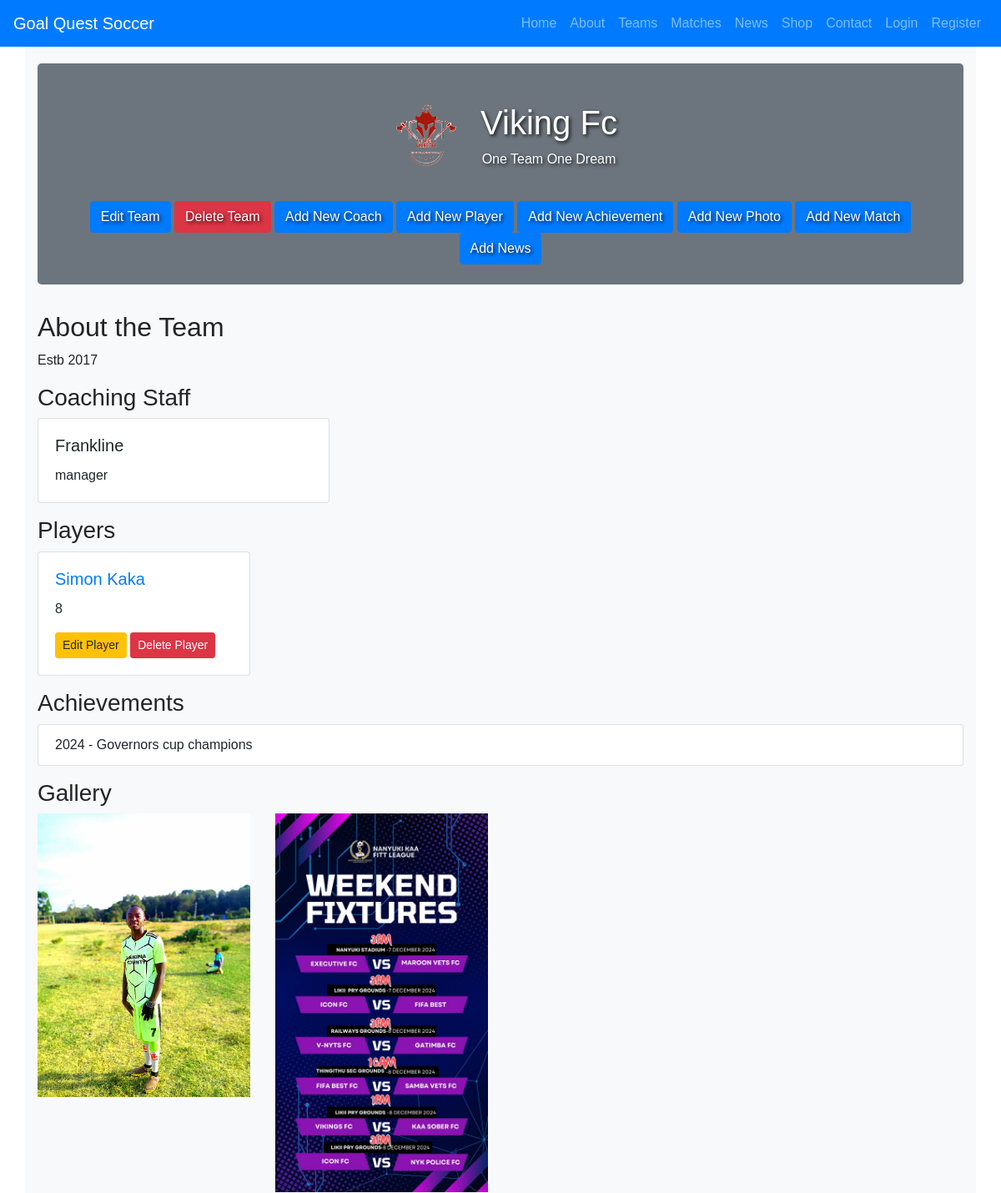
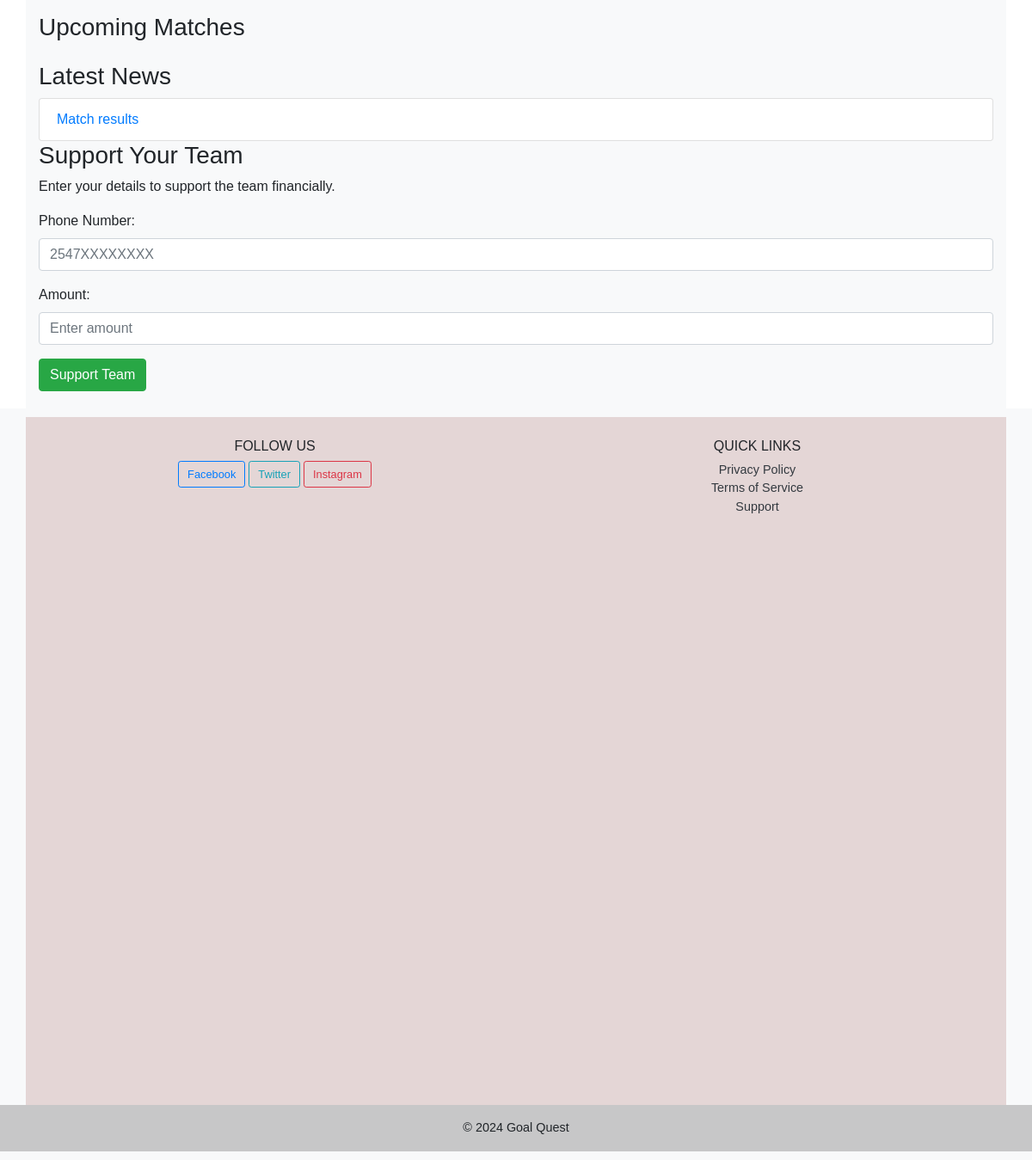
The app's page /team/1/ with its own data (2 pictures, top to bottom).
### QuestApp/models.py (models this page shows, shortened)
class Team(models.Model):
    name = models.CharField(max_length=100)
    slogan = models.CharField(max_length=255)
    history = models.TextField()
    image = models.ImageField(upload_to='team_images/', null=True, blank=True)
    coaches = models.ManyToManyField('Coach')
    logo = models.ImageField(upload_to='team_logos/', null=True, blank=True)
    players = models.ManyToManyField('Player')
    achievements = models.ManyToManyField('Achievement')
    photos = models.ManyToManyField('Photo', related_name='team_photos')
    upcoming_matches = models.ManyToManyField('Match', related_name='upcoming_matches')
    news = models.ManyToManyField('News')

class Coach(models.Model):
    name = models.CharField(max_length=100)
    role = models.CharField(max_length=100)

class Player(models.Model):
    name = models.CharField(max_length=100)
    position = models.CharField(max_length=50)
    biography = models.TextField()
    goals = models.IntegerField()
    assists = models.IntegerField()
    appearances = models.IntegerField()
    highlights = models.ManyToManyField('Highlight')
    photos = models.ManyToManyField('Photo', related_name='player_photos')
    news = models.ManyToManyField('News')
    is_key_player = models.BooleanField(default=False)  # Add a field to mark key players

class Achievement(models.Model):
    year = models.IntegerField()
    title = models.CharField(max_length=100)

class Photo(models.Model):
    image = models.ImageField(upload_to='team_images/', null=True, blank=True, default='default.jpg')
    caption = models.CharField(max_length=255)

class News(models.Model):
    title = models.CharField(max_length=255)
    url = models.URLField()

### QuestApp/views.py (the view)
# urls.py: path('team/<int:team_id>/', views.team_profile, name='team_profile'),
def team_profile(request, team_id):
    team = get_object_or_404(Team, pk=team_id)
    return render(request, 'team_profile.html', {'team': team})

### templates/team_profile.html (shortened to what this page needs)
{% extends 'base.html' %}
    {% load static %}
{% block content %}
<div class="container bg-light" >
    <div class="jumbotron text-center bg-secondary text-white py-4">
        <div class="d-flex align-items-center justify-content-center">
            {% if team.logo %}
                <img src="{{ team.logo.url }}" class="img-fluid mr-3" alt="{{ team.name }}" style="width: 100px; height: auto;">
            {% endif %}
            <div>
                <h1>{{ team.name }}</h1>
                <p>{{ team.slogan }}</p>
            </div>
        </div>
        <a href="{% url 'edit_team' team.id %}" class="btn btn-primary">Edit Team</a>
        <a href="{% url 'delete_team' team.id %}" class="btn btn-danger">Delete Team</a>
        <a href="{% url 'add_coach' team.id %}" class="btn btn-primary">Add New Coach</a>
        <a href="{% url 'add_player' team.id %}" class="btn btn-primary">Add New Player</a>
        <a href="{% url 'add_achievement' team.id %}" class="btn btn-primary">Add New Achievement</a>
        <a href="{% url 'add_photo' team.id %}" class="btn btn-primary">Add New Photo</a>
        <a href="{% url 'add_match' team.id %}" class="btn btn-primary">Add New Match</a>
        <a href="{% url 'add_news' team.id %}" class="btn btn-primary">Add News</a>
    </div>
    <div class="team-profile">
        <h2>About the Team</h2>
        <p>{{ team.history }}</p>
        <h3>Coaching Staff</h3>
        <div class="row">
            {% for coach in team.coaches.all %}
            <div class="col-md-4 mb-3">
                <div class="card">
                    <div class="card-body">
                        <h5 class="card-title">{{ coach.name }}</h5>
                        <p class="card-text">{{ coach.role }}</p>
                    </div>
                </div>
            </div>
            {% endfor %}
        </div>
        <h3>Players</h3>
        <div class="row">
            {% for player in team.players.all %}
            <div class="col-md-3 mb-3">
                <div class="card">
                    <div class="card-body">
                        <h5 class="card-title"><a href="{% url 'player_profile' player.id %}">{{ player.name }}</a></h5>
                        <p class="card-text">{{ player.position }}</p>
                        <a href="{% url 'edit_player' player.id %}" class="btn btn-sm btn-warning">Edit Player</a>
                        <a href="{% url 'delete_player' player.id %}" class="btn btn-sm btn-danger">Delete Player</a>
                    </div>
                </div>
            </div>
            {% endfor %}
        </div>
        <h3>Achievements</h3>
        <ul class="list-group mb-3">
            {% for achievement in team.achievements.all %}
            <li class="list-group-item">{{ achievement.year }} - {{ achievement.title }}</li>
            {% endfor %}
        </ul>
        <h3>Gallery</h3>
        <div class="row">
            {% for photo in team.photos.all %}
            <div class="col-md-3 mb-3">
                <img src="{{ photo.image.url }}" class="img-fluid" alt="{{ photo.caption }}">
            </div>
            {% endfor %}
        </div>
        <h3>Upcoming Matches</h3>
        <h3>Latest News</h3>
        <ul class="list-group">
            {% for news in team.news.all %}
            <li class="list-group-item"><a href="{{ news.url }}">{{ news.title }}</a></li>
            {% endfor %}
        </ul>
        <h3>Support Your Team</h3>
        <div class="support-section">
            <p>Enter your details to support the team financially.</p>
            <form method="post" action="{% url 'support_team' team.id %}">
                <div class="form-group">
                    <label for="phone_number">Phone Number:</label>
                    <input type="text" class="form-control" id="phone_number" name="phone_number" placeholder="2547XXXXXXXX">
                </div>
                <div class="form-group">
                    <label for="amount">Amount:</label>
                    <input type="number" class="form-control" id="amount" name="amount" placeholder="Enter amount">
                </div>
                <button type="submit" class="btn btn-success">Support Team</button>
            </form>
        </div>
    </div>
</div>
{% endblock %}

### templates/base.html (shortened to what this page needs)
<!DOCTYPE html>
<html lang="en">
<head>
    {% load static %}
    <link href="https://stackpath.bootstrapcdn.com/bootstrap/4.5.2/css/bootstrap.min.css" rel="stylesheet">
    <link href="{% static 'style.css' %}" rel="stylesheet">
</head>
<body>
    <header>
        <nav class="navbar navbar-expand-lg navbar-dark bg-primary">
            <a class="navbar-brand" href="{% url 'home' %}">Goal Quest Soccer</a>
            <div class="collapse navbar-collapse" id="navbarNav">
                <ul class="navbar-nav ml-auto">
                    <li class="nav-item"><a class="nav-link" href="{% url 'home' %}">Home</a></li>
                    <li class="nav-item"><a class="nav-link" href="{% url 'about' %}">About</a></li>
                    <li class="nav-item"><a class="nav-link" href="{% url 'team_list' %}">Teams</a></li>
                    <li class="nav-item"><a class="nav-link" href="{% url 'match_list' %}">Matches</a></li>
                    <li class="nav-item"><a class="nav-link" href="{% url 'news_list' %}">News</a></li>
                    <li class="nav-item"><a class="nav-link" href="{% url 'shop_home' %}">Shop</a></li>
                    <li class="nav-item"><a class="nav-link" href="{% url 'contact' %}">Contact</a></li>
                    {% if user.is_authenticated %}
                        <li class="nav-item"><a class="nav-link" href="{% url 'cart_detail' %}">Cart</a></li>
                        <li class="nav-item"><a class="nav-link" href="{% url 'logout' %}">Logout</a></li>
                    {% else %}
                        <li class="nav-item"><a class="nav-link" href="{% url 'login' %}">Login</a></li>
                        <li class="nav-item"><a class="nav-link" href="{% url 'register' %}">Register</a></li>
                    {% endif %}
                </ul>
            </div>
        </nav>
    </header>
    <main>
        {% block content %}
        {% endblock %}
    </main>
    <footer class="footer bg-light text-center text-lg-start">
        <div class="container p-4">
            <div class="row">
                <div class="col-lg-6 col-md-12 mb-4 mb-md-0">
                    <h5 class="text-uppercase">Follow Us</h5>
                    <a href="https://web.facebook.com/mfm.twostars" class="btn btn-outline-primary btn-sm">Facebook</a>
                    <a href="https://x.com/MFMtwostars" class="btn btn-outline-info btn-sm">Twitter</a>
                    <a href="https://www.instagram.com/twostarsmfm?igsh=YzljYTk1ODg3Zg==" class="btn btn-outline-danger btn-sm">Instagram</a>
                </div>
                <div class="col-lg-6 col-md-12 mb-4 mb-md-0">
                    <h5 class="text-uppercase">Quick Links</h5>
                    <ul class="list-unstyled mb-0">
                        <li><a href="{% url 'privacy' %}" class="text-dark">Privacy Policy</a></li>
                        <li><a href="{% url 'terms' %}" class="text-dark">Terms of Service</a></li>
                        <li><a href="{% url 'support' %}" class="text-dark">Support</a></li>
                    </ul>
                </div>
            </div>
        </div>
        <div class="text-center p-3" style="background-color: rgba(0, 0, 0, 0.2);">
            &copy; 2024 Goal Quest
        </div>
    </footer>
</body>
</html>

### static/style.css (style rules this page uses)
body { font-family: 'Arial', sans-serif; }
.jumbotron { background-size: cover; background-position: center; color: white; text-shadow: 2px 2px 4px rgba(0, 0, 0, 0.8); }
.card { transition: transform 0.2s, box-shadow 0.2s; }
.container { min-height: 100vh; padding-top: 20px; padding-bottom: 20px; background: rgb(228, 214, 214); backdrop-filter: blur(10px); }
.footer { padding: 10px 0; font-size: 0.9rem; }
.footer .container { padding: 10px; }
.footer h5 { font-size: 1rem; }
.footer .btn { padding: 5px 10px; font-size: 0.8rem; }

### records on screen
Team: logo (picture), name "Viking Fc", slogan "One Team One Dream", history "Estb 2017"
Coach: name "Frankline", role "manager"
Player: name "Simon Kaka", position "8"
Achievement: year "2024", title "Governors cup champions"
Photo: image (picture)
Photo: image (picture)
News: title "Match results"
